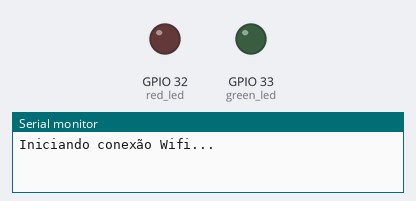
Bench run of a sketch on a simulated ESP32. On the bench: output pins drawn as LEDs (lit = HIGH), the last lines printed to the serial monitor. Dashed ring = blinking. WiFi joins after 1.5 s; servers stay silent unless stated.

Above: at 0.7 s.
At 2.97 s:
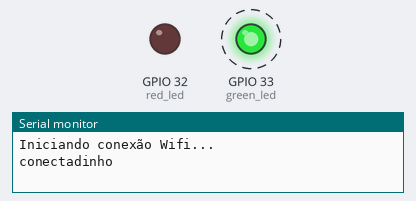
Timing chart, 0 to 3.3 s (numbered marks = the images above):
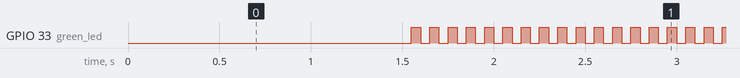

The sketch:

ver1.ino
```cpp
#include <WiFi.h>

#define green_led 33
#define red_led 32

const char* ssid = "lele";
const char* password = "20070318";
hw_timer_t *timer = NULL;
int tempo = 0;

void IRAM_ATTR connected() {
  digitalWrite(green_led, !digitalRead(green_led));
  digitalWrite(red_led, LOW);
}

void IRAM_ATTR disconnected() {
  digitalWrite(red_led, !digitalRead(red_led));
  digitalWrite(green_led, LOW);
}

void WiFiEvent(WiFiEvent_t event) {
  switch(event) {
    case ARDUINO_EVENT_WIFI_STA_GOT_IP:
      timerAttachInterrupt(timer, &connected);
      timerAlarm(timer, 50000, true, 0);
      Serial.println("conectadinho");
      break;
    case ARDUINO_EVENT_WIFI_STA_DISCONNECTED:
      timerAttachInterrupt(timer, &disconnected);
      timerAlarm(timer, 250000, true, 0);
      Serial.println("desconectado");
      WiFi.reconnect();
      break;
  }
}

void setup() {
  Serial.begin(9600);
  WiFi.onEvent(WiFiEvent);
  WiFi.begin(ssid, password);
  Serial.println("Iniciando conexão Wifi...");
  pinMode(green_led, OUTPUT);
  pinMode(red_led, OUTPUT);

  timer = timerBegin(1000000);

}

void loop() {


}
```

Measured:
- by itself, GPIO 33 (green_led): alternates HIGH for 0.05 s and LOW for 0.05 s
